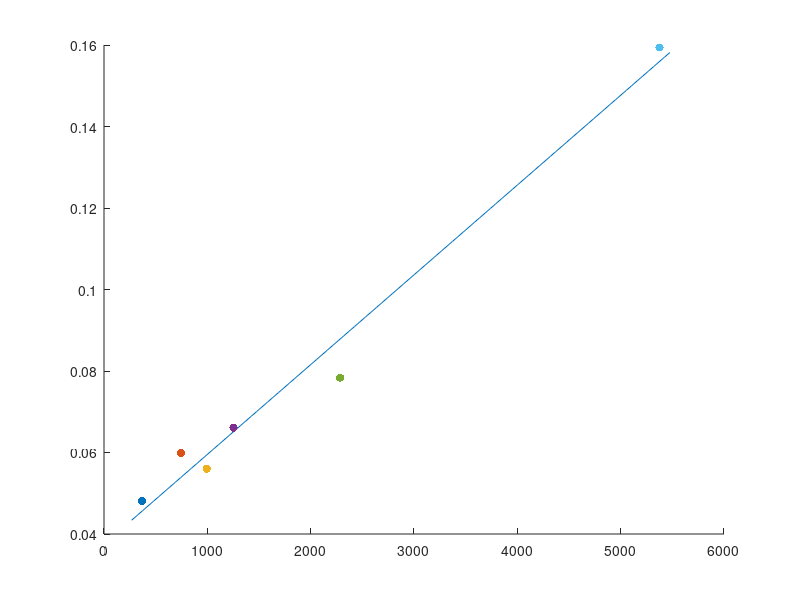

This figure's MATLAB source: (Note: this script raises an error after producing the figure.)
% Aero302: Aerospace Fluid Mechanics
% Lab 4: Water Tunnel
% Fall 2022

clear all; close all; clc;

%%%%%%%%%%%%%%%%%%%%%%%%%%%%%%%%%%%%%%
%%% Colton Crosby and Justin Self %%%%
%%% Cal Poly Aerospace Engineering %%%
%%%%%%%%%%%%%%%%%%%%%%%%%%%%%%%%%%%%%%

%% Frequency Data from Experiment

% Colton Crosby // Justin Self 
% 11/15/2022

% constants and equations
FPS = 30; % frames per second
rho = 1000; % kg/m3 water
mu = 0.001; % mu water Pa.s
MotorSpeed = 20; % Hz
u = 1.85/39.37; % inch/s to m/s (from motor speed calibration curve)

St = @(f,D) (f*D)/u; % strouhal number
Re = @(D) (rho*u*D)/mu; % reynolds number

% diameters
cyl4.D  = (1/1000)*7.82;  % m
cyl5.D  = (1/1000)*15.88; % m
cyl6.D  = (1/1000)*21.16; % m
cyl7.D  = (1/1000)*26.67; % m
cyl8.D  = (1/1000)*48.61; % m
cyl9.D  = (1/1000)*88.88; % m
cyl10.D = (1/1000)*114.42; % m

%% Cylinder 4  ----------------------------------------

% freqs & standard deviation   
cyl4.G.freq = 1/3.4625;                 % Hz
cyl4.R.freq = 1/3.527083333;            % Hz

cyl4.G.stdDev = 0.304170744;                      
cyl4.R.stdDev = 0.270039435;

%--------- Re and St
% green
cyl4.G.St = St(cyl4.G.freq, cyl4.D);    % Strouhal #
cyl4.G.Re = Re(cyl4.D);                 % Reynolds #

% red
cyl4.R.St = St(cyl4.R.freq, cyl4.D);    % Strouhal #
cyl4.R.Re = Re(cyl4.D);                 % Reynolds #

%% Cylinder 5  ----------------------------------------

% freqs & standard deviation               
cyl5.G.freq = 1/5.641666667;            % Hz 
cyl5.R.freq = 1/5.416666667;            % Hz

cyl5.G.stdDev = 0.489822341;
cyl5.R.stdDev = 0.290338245;

% Green dye
cyl5.G.St = St(cyl5.G.freq, cyl5.D);    % Strouhal #
cyl5.G.Re = Re(cyl5.D);                 % Reynolds #

% Red dye
cyl5.R.St = St(cyl5.R.freq, cyl5.D);    % Strouhal #
cyl5.R.Re = Re(cyl5.D);                 % Reynolds #

%% Cylinder 6  ---------------------------------------- 

% freqs & standard deviation               
cyl6.G.freq = 1/8.04;                   % Hz 
cyl6.R.freq = 1/6.696296296;            % Hz        

cyl6.G.stdDev = 0.641785703;
cyl6.R.stdDev = 0.54631199;

% Green dye
cyl6.G.St = St(cyl6.G.freq, cyl6.D);    % Strouhal #
cyl6.G.Re = Re(cyl6.D);                 % Reynolds #

% Red dye
cyl6.R.St = St(cyl6.R.freq, cyl6.D);    % Strouhal #
cyl6.R.Re = Re(cyl6.D);                 % Reynolds #

%% Cylinder 7  ---------------------------------------- 

% freqs & standard deviation               
cyl7.G.freq = 1/8.586666667;            % Hz 
cyl7.R.freq = 1/7.491666667;            % Hz        

cyl7.G.stdDev = 0.373124942;
cyl7.R.stdDev = 0.39569442;

% Green dye
cyl7.G.St = St(cyl7.G.freq, cyl7.D);    % Strouhal #
cyl7.G.Re = Re(cyl7.D);                 % Reynolds #

% Red dye
cyl7.R.St = St(cyl7.R.freq, cyl7.D);    % Strouhal #
cyl7.R.Re = Re(cyl7.D);                 % Reynolds #

%% Cylinder 8 (Colton Video 1098, first cyl (WHITE))  ---------------------------------------- 

% freqs & standard deviation               
cyl8.G.freq = 1/13.2;                   % Hz 
cyl8.R.freq = 1/10.08333333;            % Hz        

cyl8.G.stdDev = 0.670544279;
cyl8.R.stdDev = 0.535723809;

% Green dye
cyl8.G.St = St(cyl8.G.freq, cyl8.D);    % Strouhal #
cyl8.G.Re = Re(cyl8.D);                 % Reynolds #

% Red dye
cyl8.R.St = St(cyl8.R.freq, cyl8.D);    % Strouhal #
cyl8.R.Re = Re(cyl8.D);                 % Reynolds #

%% Cylinder 9 (Colton Video 1098, second cyl (BLACK))  ---------------------------------------- 

% freqs & standard deviation               
cyl9.G.freq = 1/10.61111111;            % Hz 
cyl9.R.freq = 1/11.32222222;            % Hz        

cyl9.G.stdDev = 0.435039377;
cyl9.R.stdDev = 1.124145766;     % (!) only 3 data points (!)

% Green dye
cyl9.G.St = St(cyl9.G.freq, cyl9.D);    % Strouhal #
cyl9.G.Re = Re(cyl9.D);                 % Reynolds #

% Red dye
cyl9.R.St = St(cyl9.R.freq, cyl9.D);    % Strouhal #
cyl9.R.Re = Re(cyl9.D);                 % Reynolds #

% % % % freqs & standard deviation              
% % % cyl9.G.freq = 1/9.533333333;            % Hzcyl9.R.freq = 1/11.32222222;            % Hz       
% % % cyl9.G.stdDev = 0.427741701;
% % % cyl9.R.stdDev = 1.124145766;     % (!) only 3 data points (!)
% % % 
% % % % Green dye
% % % cyl9.G.St = St(cyl9.G.freq, cyl9.D);    % Strouhal #
% % % cyl9.G.Re = Re(cyl9.D);                 % Reynolds #
% % % 
% % % % Red dye
% % % % cyl9.R.St = St(cyl9.R.freq, cyl9.D);    % Strouhal #
% % % % cyl9.R.Re = Re(cyl9.D);                 % Reynolds #
% % %  

%% Cylinder 10 (Colton Video 1098, third cyl (white; massive))  ---------------------------------------- 

% freqs & standard deviation               
cyl10.G.freq = 1/15.27777778;            % Hz 
cyl10.R.freq = 1/14.78888889;            % Hz        

cyl10.G.stdDev = 0.323751162;
cyl10.R.stdDev = 0.269430126;

% Green dye
cyl10.G.St = St(cyl10.G.freq, cyl10.D);    % Strouhal #
cyl10.G.Re = Re(cyl10.D);                 % Reynolds #

% Red dye
cyl10.R.St = St(cyl10.R.freq, cyl10.D);    % Strouhal #
cyl10.R.Re = Re(cyl10.D);                 % Reynolds #

%% Re, St plots

DM = [cyl4,cyl5,cyl6,cyl7,cyl8,cyl9,cyl10];
n=length(DM);
Rel = zeros(1,n);
Stl = zeros(1,n);

for i=1:n
    Rel(i) = DM(i).G.Re;
    Stl(i) = DM(i).G.St;
    disp(DM(i).G.stdDev)
end
Re = [Rel(1:5),Rel(7)];% remove outlyer
St = [Stl(1:5),Stl(7)];


p = polyfit(Re,St,1);
X = linspace(Re(1)-100,Re(end)+100,100);
Y = polyval(p,X);
SS = @(d) sum(d.^2);
res = polyval(p,Re)-St;
tot = polyval(p,Re)-mean(St);
R2 = 1-SS(res)/SS(tot); % R^2 of best fit line


figure
hold on
plot(X,Y)

for i=1:n-1
  scatter(Re(i),St(i),'filled')  
end
scatter(Rel(6),St(6),'x','red') % plot outlyer

xlabel("Reynolds Number",'Interpreter','latex')
ylabel("Strouhal Number",'Interpreter','latex')
str = [4,5,6,7,8,10];
str = string(str);
str = ["Best Fit",str,"9 (Outlier)"];
legend(str,'Interpreter','latex','Location','northwest')



